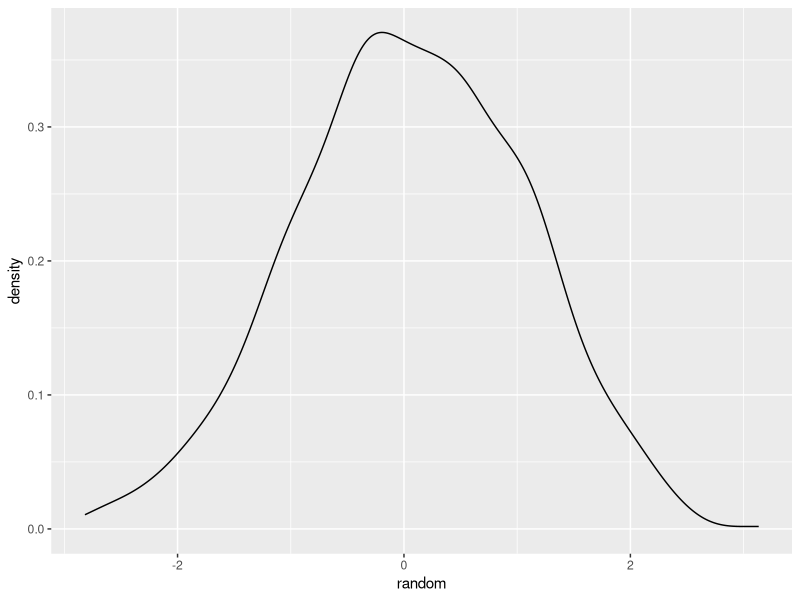

The R source for this figure:
## ---- chunk 1
# packages
library(ggplot2)
## ---- chunk 2
# create an object which is 1000 random 
# numbers drawn from a normal distribution 
# with a mean of zero and standard deviation of 1
random <- rnorm(1000, 0, 1)

# create a simple plot of the distribution
ggplot(as.data.frame(random), aes(x = random)) + 
    geom_density()

# calculate the mean of the distribution
# (should be approximately 0)
mean(random)

# calculate the standard deviation of the 
# distribution (should be approximately 1)
sd(random)
## ---- chunk 3
cat(
'<div style = "overflow: hidden; padding-top: 66.66%; position: relative;">
  <iframe style="border: 0; height: 100%; left: 0; position: absolute; top: 0; width: 100%;"
    src="https://shiny.rstudio.com/gallery/kmeans-example.html">
  </iframe>
</div>'
)
## ---- chunk 4
cat(
'Quiz example: https://shiny.rstudio.com/gallery/kmeans-example.html'
)
## ---- chunk 5
cat(
'Quiz example: https://shiny.rstudio.com/gallery/kmeans-example.html'
)
## ---- chunk 6
cat(
'<div style = "overflow: hidden; padding-top: 56.25%; position: relative;">
  <iframe style="border: 0; height: 100%; left: 0; position: absolute; top: 0; width: 100%;"
    src="https://www.youtube.com/embed/d7lARa168gk"
    frameborder="0" allow="accelerometer; autoplay; encrypted-media;
    gyroscope; picture-in-picture" allowfullscreen>
  </iframe>
</div>'
)
## ---- chunk 7
cat(
'Installing R and RStudio video: https://youtu.be/d7lARa168gk'
)
## ---- chunk 8
cat(
'Installing R and RStudio video: https://youtu.be/d7lARa168gk'
)
## ---- chunk 9
cat(
'<div style = "overflow: hidden; padding-top: 56.25%; position: relative;">
  <iframe style="border: 0; height: 100%; left: 0; position: absolute; top: 0; width: 100%;"
    src="https://www.youtube.com/embed/-BLSElo-ZP4"
    frameborder="0" allow="accelerometer; autoplay; encrypted-media;
    gyroscope; picture-in-picture" allowfullscreen>
  </iframe>
</div>'
)
## ---- chunk 10
cat(
'Installing R and RStudio video: https://youtu.be/-BLSElo-ZP4'
)
## ---- chunk 11
cat(
'Installing R and RStudio video: https://youtu.be/-BLSElo-ZP4'
)
## ---- chunk 12
# automatically create a bib database for R packages
knitr::write_bib(c(
  .packages(), 'bookdown', 'knitr', 'rmarkdown'
), 'packages.bib')
